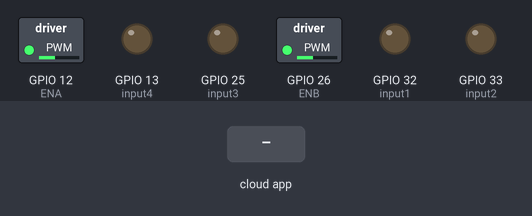
This sketch was run on a simulated ESP32. Parts: switched loads named in the sketch (green lamp = pin HIGH), output pins drawn as LEDs (lit = HIGH). The inputs (shaded band) are chosen by the test bench. WiFi joins after 1.5 s; servers stay silent unless stated; the ROS host is connected and sends only what is stated; what the sketch prints to the serial monitor is not drawn.

Above: at 2.7 s.
2.8 s: the phone or cloud app sets linear.x to -100
At 3.1 s:
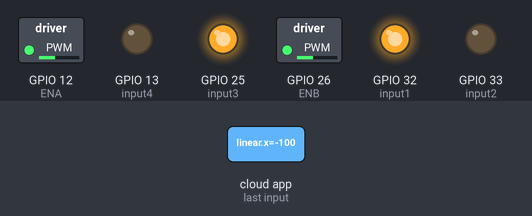
4.3 s: the phone or cloud app sets linear.x to 100
At 5.4 s:
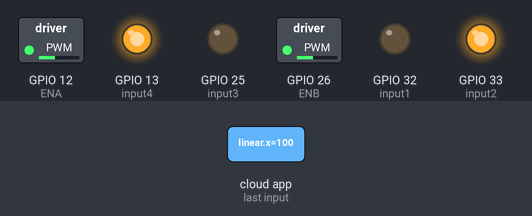
5.8 s: the phone or cloud app sets linear.x to 0
At 6.6 s:
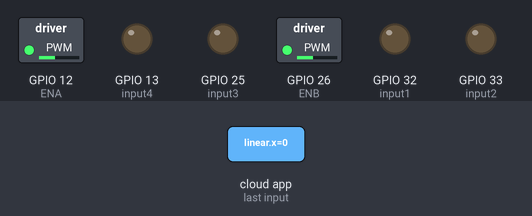
7.3 s: the phone or cloud app sets angular.z to -100
At 7.7 s:
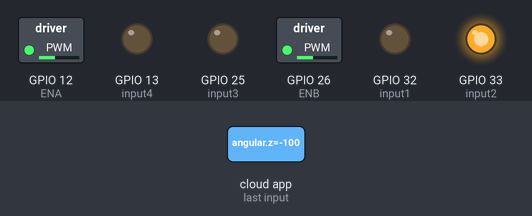
8.8 s: the phone or cloud app sets angular.z to 100
At 10.0 s:
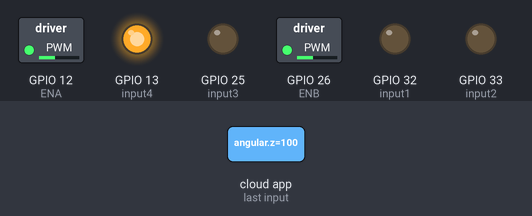
10.3 s: the phone or cloud app sets angular.z to 0
At 11.2 s:
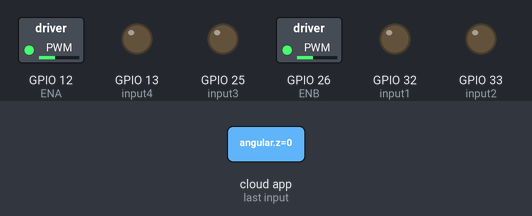
Timing chart, 0 to 12.8 s (numbered marks = the images above; inputs shaded):
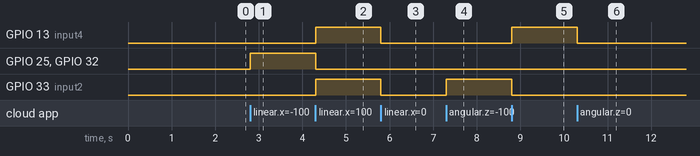

Measured:
- after the input at 2.8 s, GPIO 25 (input3), GPIO 32 (input1): LOW → HIGH at once
- after the input at 4.3 s, GPIO 13 (input4), GPIO 33 (input2): LOW → HIGH at once; GPIO 25 (input3), GPIO 32 (input1): HIGH → LOW at once
- after the input at 5.8 s, GPIO 13 (input4), GPIO 33 (input2): HIGH → LOW at once
- after the input at 7.3 s, GPIO 33 (input2): LOW → HIGH at once
- after the input at 8.8 s, GPIO 13 (input4): LOW → HIGH at once; GPIO 33 (input2): HIGH → LOW at once
- after the input at 10.3 s, GPIO 13 (input4): HIGH → LOW at once

The sketch:

sketch_dec17a.ino
```cpp
#include <WiFi.h>
#include <ros.h>
#include <geometry_msgs/Twist.h>
#define PWM1_Ch   2
#define PWM1_Res   8
#define ENA 12
#define ENB  26
#define PWM1_Freq  1000
#define PWM2_Ch    1
#define PWM2_Res   8
#define PWM2_Freq  1000
const char* ssid     = "robot10"; // Wifi name
const char* password = "1234567890"; // Wifi password

IPAddress server(192, 168, 200, 207); // ROS Master IP address
const uint16_t serverPort = 11411; // ROS Master port

// Motor driver pin configuration
const int input1 = 32;
const int input2 = 33;
const int input3 = 25;
const int input4 = 13;


void cmdVelCallback(const geometry_msgs::Twist& msg) {
  // Implement your robot control logic based on Twist messages here
  float linear_x = msg.linear.x;
  float angular_z = msg.angular.z;

  // Example: Print received Twist values
  Serial.print("Linear X: ");
  Serial.println(linear_x);
  Serial.print("Angular Z: ");
  Serial.println(angular_z);

  // Motor control logic using L298N motor driver
  if (linear_x > 0) {
    // Move forward
    digitalWrite(input1, LOW);
    digitalWrite(input2, HIGH);
    digitalWrite(input3, LOW);
    digitalWrite(input4, HIGH);

  } else if (linear_x < 0) {
    // Move backward
    digitalWrite(input1, HIGH);
    digitalWrite(input2, LOW);
    digitalWrite(input3, HIGH);
    digitalWrite(input4, LOW);

  }

  else if (angular_z < 0) {
    // Turn right
    digitalWrite(input1, LOW);
    digitalWrite(input2, HIGH);
    digitalWrite(input3, LOW);
    digitalWrite(input4, LOW);

  } else if (angular_z > 0) {
    // Turn left
    digitalWrite(input1, LOW);
    digitalWrite(input2, LOW);
    digitalWrite(input3, LOW);
    digitalWrite(input4, HIGH);

  } else{
    // Stop motors for angular movement
     Serial.println("Stopping motors");
    digitalWrite(input1, LOW);
    digitalWrite(input2, LOW);
    digitalWrite(input3, LOW);
    digitalWrite(input4, LOW);
  }
}

ros::NodeHandle nh;
ros::Subscriber<geometry_msgs::Twist> cmd_vel_sub("turtle1/cmd_vel", &cmdVelCallback);

void setup() {
  ledcAttachPin(ENA, PWM1_Ch);
  ledcSetup(PWM1_Ch, PWM1_Freq, PWM1_Res);
  ledcAttachPin(ENB ,PWM2_Ch);
  ledcSetup(PWM2_Ch, PWM2_Freq, PWM2_Res);

  ledcWrite(PWM1_Ch, 100);
  ledcWrite(PWM2_Ch, 100);

  Serial.begin(115200);

  // Configure motor driver pins
  pinMode(input1, OUTPUT);
  pinMode(input2, OUTPUT);
  pinMode(input3, OUTPUT);
  pinMode(input4, OUTPUT);

  WiFi.mode(WIFI_STA);
  WiFi.begin(ssid, password);

  while (WiFi.status() != WL_CONNECTED) {
    delay(500);
    Serial.print(".");
  }

  Serial.println("");
  Serial.println("WiFi connected");
  Serial.println("IP address: ");
  Serial.println(WiFi.localIP());

  Serial.println("Connecting to ROS...");
  nh.getHardware()->setConnection(server, serverPort);

  nh.initNode();
  nh.subscribe(cmd_vel_sub);
}

void loop() {
  nh.spinOnce();
  delay(1);
}
```
